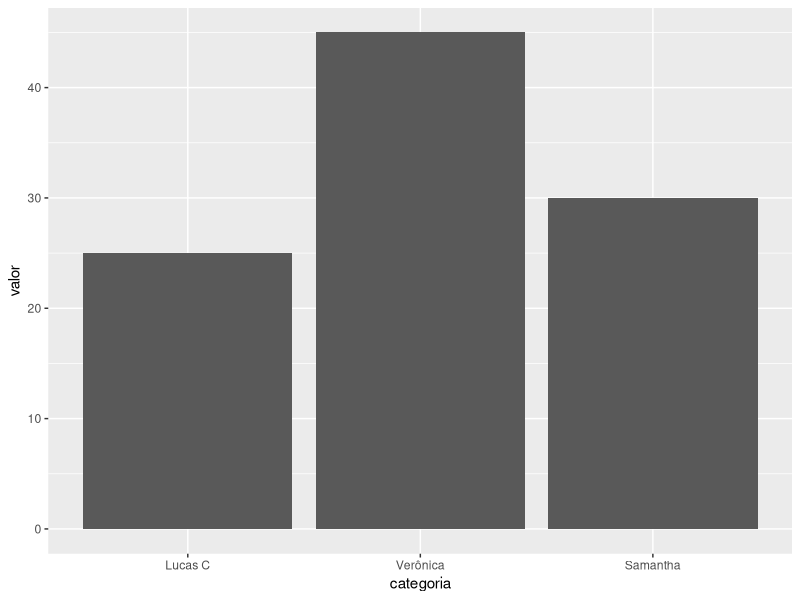
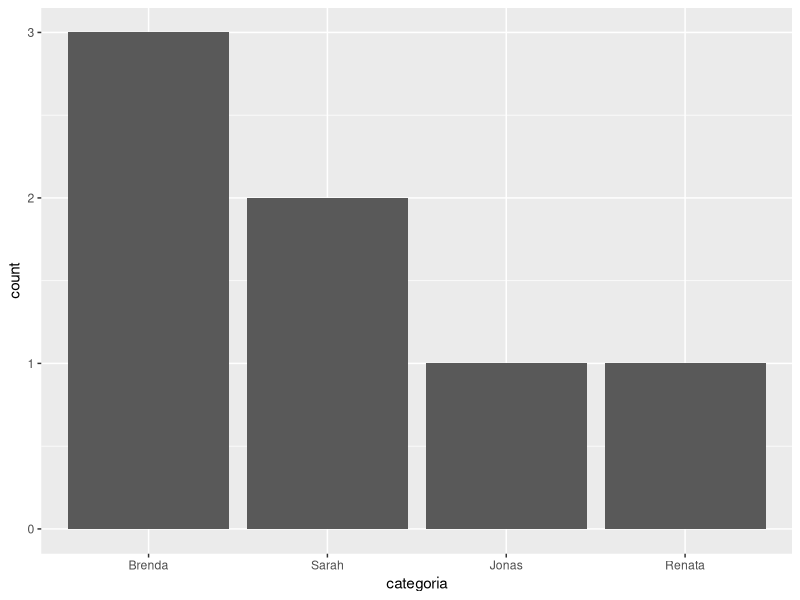
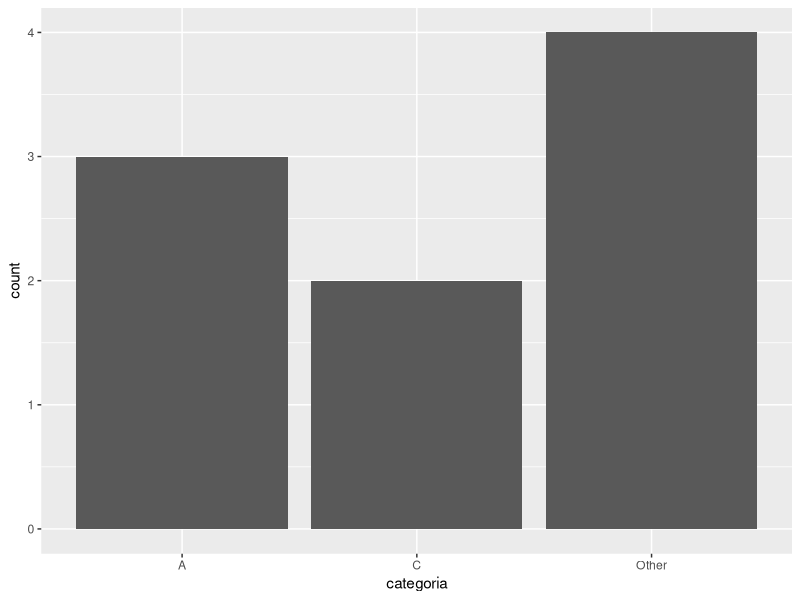
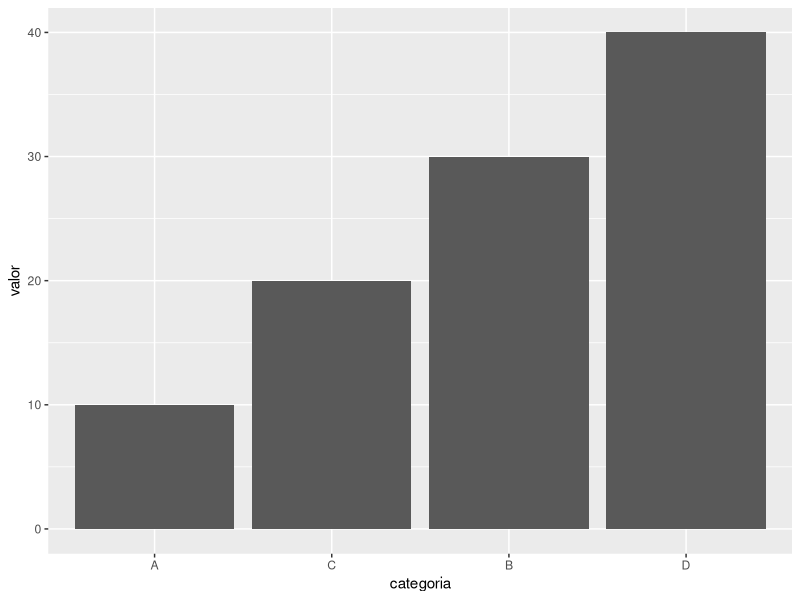
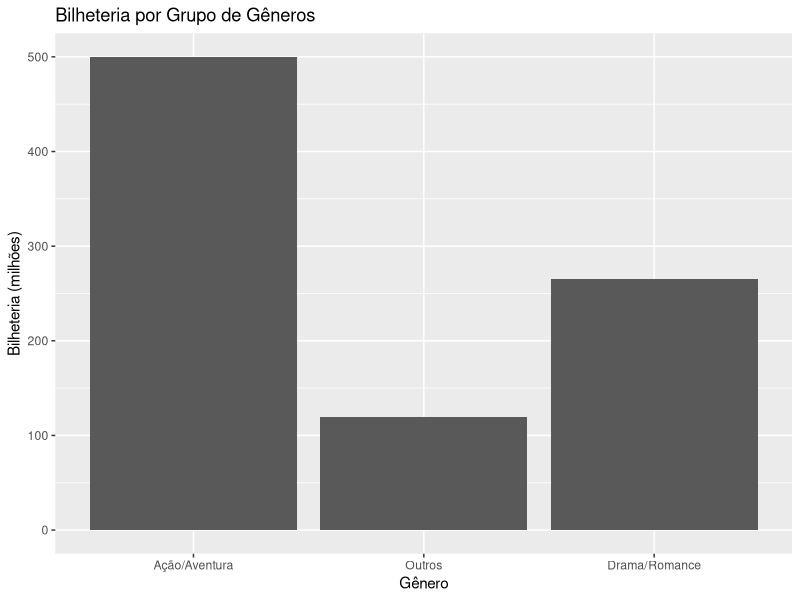
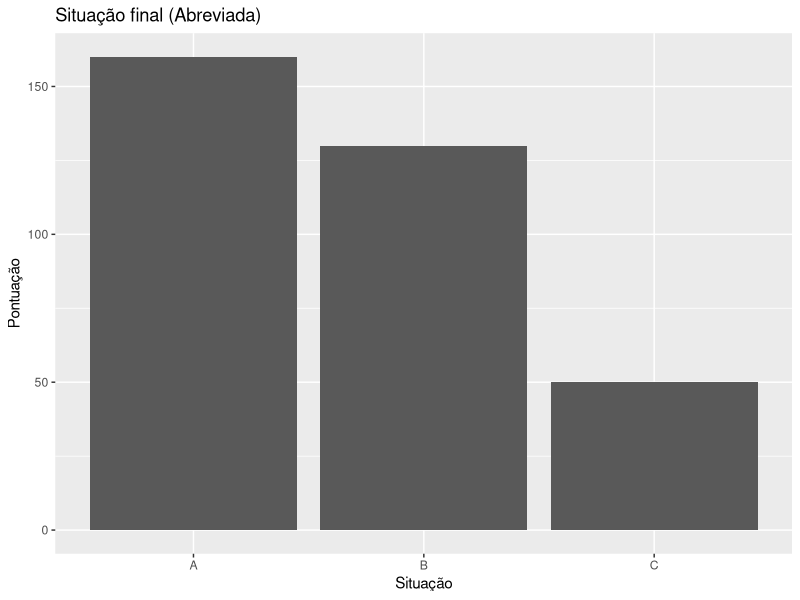
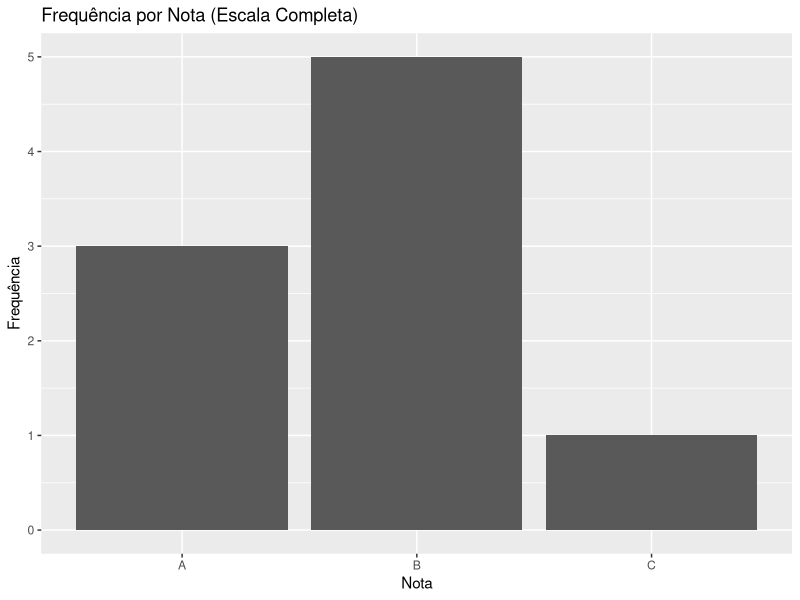

Reproduce these figures in R, in order.
## ---- chunk 1
# Carregando o pacote
library(forcats)
library(ggplot2)
## ---- chunk 2
library(forcats)
library(ggplot2)
dados <- data.frame(
  categoria = factor(c("Lucas C", "Verônica", "Samantha", "Lucas C", "Verônica")),
  valor = c(10, 20, 30, 15, 25)
)
dados$categoria <- fct_relevel(dados$categoria, "Lucas C", "Verônica", "Samantha")
plot <- ggplot(dados, aes(categoria, valor)) +
  geom_bar(stat = "identity")
plot
## ---- chunk 3
# Dados com categorias
dados <- data.frame(
  categoria = factor(c("Sarah", "Sarah", "Jonas", "Brenda", "Brenda", "Brenda", "Renata"))
)

# Reordenando por frequência
dados$categoria <- fct_infreq(dados$categoria)
dados$categoria
# Visualização
plot2 <- ggplot(dados, aes(categoria)) +
  geom_bar()
plot2
## ---- chunk 4
# Dados com várias categorias
dados <- data.frame(
  categoria = factor(c("A", "A", "A", "B", "C", "C", "D", "E", "F"))
)

# Agrupando níveis menos frequentes
dados$categoria <- fct_lump(dados$categoria, n = 2)
dados$categoria
# Visualização
plot3 <- ggplot(dados, aes(categoria)) +
  geom_bar()
plot3
## ---- chunk 5
# Dados de exemplo
dados <- data.frame(
  categoria = factor(c("A", "B", "C", "D")),
  valor = c(10, 30, 20, 40)
)

# Reordenando por valor (decrescente)
dados$categoria <- fct_reorder(dados$categoria, dados$valor, .desc = FALSE)
dados$categoria

# Visualização
plot4 <- ggplot(dados, aes(categoria, valor)) +
  geom_bar(stat = "identity")
plot4
## ---- chunk 6
fator <- factor(c("Ellie", "Joel", "Tommy", "Abby"))

# Alterando apenas uma
fct_recode(fator, carol = "Ellie")

# Alterando todas
fct_recode(fator,
           Carol = "Ellie",
           Pedro = "Joel",
           Pedro = "Tommy",
           Carol = "Abby")
## ---- chunk 7
# Dados de exemplo
dados <- data.frame(
  genero = factor(c("Ação", "Aventura", "Drama", "Romance", "Comédia", "Ação", "Romance", "Aventura")),
  bilheteria = c(100, 150, 80, 90, 120, 110, 95, 140)
)

# Agrupando níveis com fct_collapse
dados$genero <- fct_collapse(dados$genero,
                             "Ação/Aventura" = c("Ação", "Aventura"),
                             "Drama/Romance" = c("Drama", "Romance"),
                             "Outros" = "Comédia")
print(dados$genero)

# Visualização
plot <- ggplot(dados, aes(genero, bilheteria)) +
  geom_bar(stat = "identity") +
  labs(title = "Bilheteria por Grupo de Gêneros", x = "Gênero", y = "Bilheteria (milhões)")
plot
## ---- chunk 8
fator <- factor(c("casado", "viuvo", "solteiro", "divorciado"))
fator

lvls_reorder(fator, c(3, 1, 2, 4))
## ---- chunk 9
dados <- data.frame(
  Notas = factor(c("Aprovado", "Final", "Aprovado", "Reprovado", "Final")),
  pontuacao = c(70, 55, 90, 50, 75)
)

dados$Notas <- lvls_revalue(dados$Notas, c("A", "B", "C"))
print(dados$Notas)
plot <- ggplot(dados, aes(Notas, pontuacao)) +
  geom_bar(stat = "identity") +
  labs(title = "Situação final (Abreviada)", x = "Situação", y = "Pontuação")
print(plot)
## ---- chunk 10
dados <- data.frame(
  nota = factor(c("A", "B", "C", "B", "A")),
  frequencia = c(2, 3, 1, 2, 1)
)
dados$nota <- lvls_expand(dados$nota, c("A", "B", "C", "D", "F"))
print(dados$nota)
plot <- ggplot(dados, aes(nota, frequencia)) +
  geom_bar(stat = "identity") +
  labs(title = "Frequência por Nota (Escala Completa)", x = "Nota", y = "Frequência")
print(plot)
